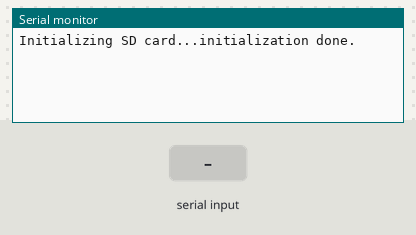
Bench run of a sketch on a simulated Arduino Uno, built with avr-gcc and run on an emulated ATmega328P. Parts: the last lines printed to the serial monitor. The inputs (shaded band) are chosen by the test bench. Storage starts empty; the audio player accepts every command and is not drawn.

Above: at 1.2 s.
1.3 s: "90,45\n" received over the second serial link
At 2.4 s:
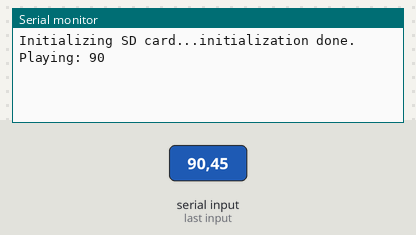
2.8 s: "30,150\n" received over the second serial link
At 3.5 s:
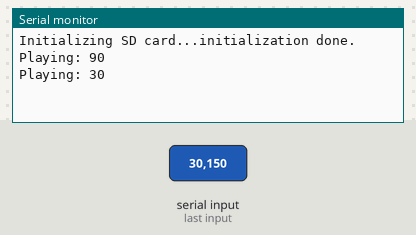

Measured:
- after the input at 1.3 s, the serial monitor: prints a new line at once (image 1)
- after the input at 2.8 s, the serial monitor: prints a new line at once (image 2)

The sketch:

arduino.ino
```cpp
#include <SD.h>
#include <SPI.h>
#include <SoftwareSerial.h>

#include "TMRpcm.h"

SoftwareSerial SUART(2, 3);

TMRpcm tmrpcm;
int incomingByte = 0;

char* audio[] = {
  "aaaaaaa0.wav",
  "aaaaaaa1.wav",
  "aaaaaaa2.wav",
  "aaaaaaa3.wav",
  "aaaaaaa4.wav",
  "aaaaaaa5.wav",
  "aaaaaaa6.wav",
  "aaaaaaa7.wav",
  "aaaaaaa8.wav",
  "aaaaaaa9.wav",
  "aaaaaa10.wav",
  "aaaaaa11.wav",
  "aaaaaa12.wav",
  "aaaaaa13.wav",
  "aaaaaa14.wav",
  "aaaaaa15.wav",
  "aaaaaa16.wav",
  "aaaaaa17.wav",
  "aaaaaa18.wav",
  "aaaaaa19.wav",
  "aaaaaa20.wav",
  "aaaaaa21.wav",
  "aaaaaa22.wav",
  "aaaaaa23.wav",
  "aaaaaa24.wav",
  "aaaaaa25.wav"
};

void setup() {
  Serial.begin(115200);
  SUART.begin(9600);

  Serial.print("Initializing SD card...");

  if (!SD.begin(4)) {
    Serial.println("initialization failed!");
    return;
  }
  Serial.println("initialization done.");

  tmrpcm.speakerPin = 9;
  tmrpcm.setVolume(6);
  // tmrpcm.play("hehehe.wav");
  // tmrpcm.play("ivanewe.wav");
  // tmrpcm.play("deargod.wav");
}

void loop() {
  if (SUART.available() > 0) {
    String a = SUART.readStringUntil('\n');
    int i = a.toInt();
    // int readed = Serial.read();
    // if (readed != '\n' && readed != 13) {
    //   int i = readed - 48;
    Serial.print("Playing: ");
    Serial.println(i);
    tmrpcm.stopPlayback();
    tmrpcm.play(audio[i]);
    // }
  }
}
```
